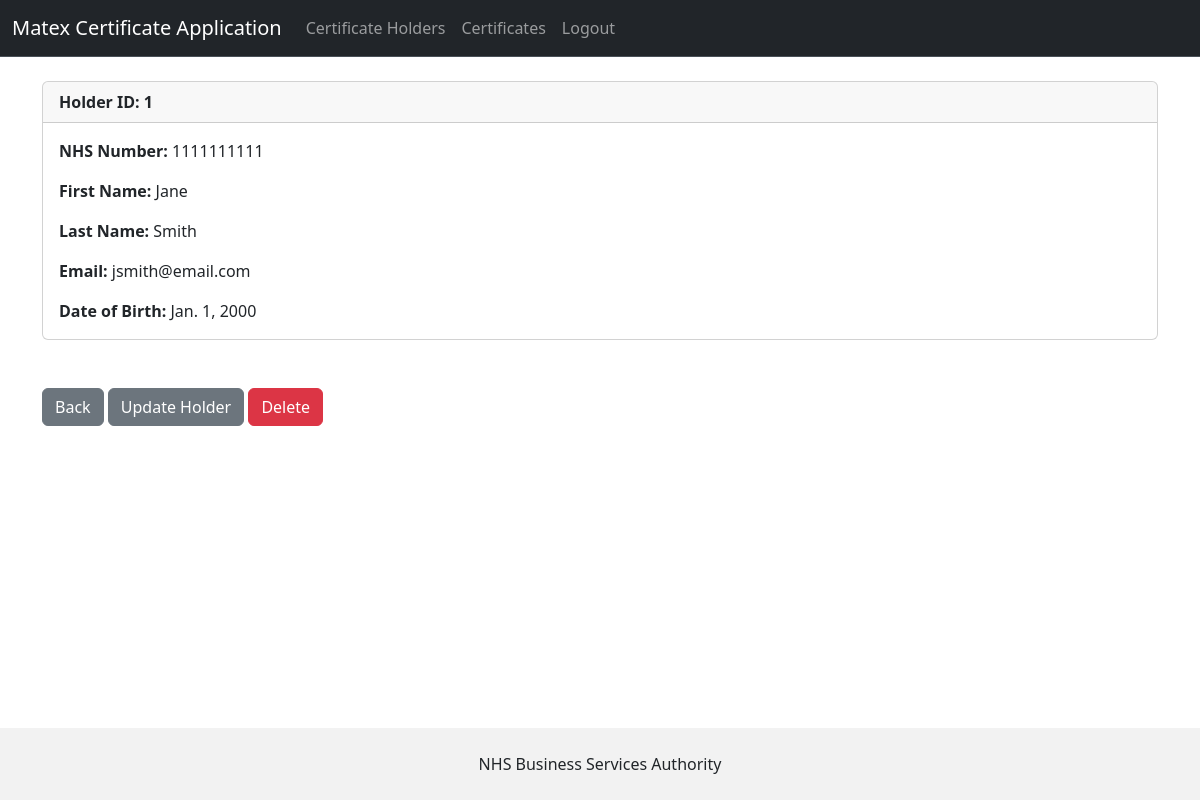
Screenshot of /holder-info/1/ (signed in) with the database file from the repository.
### matex_app/models.py (models this page shows, shortened)
class CertificateHolder(models.Model):
    nhs_number = models.IntegerField(validators=[MinValueValidator(1000000000), MaxValueValidator(9999999999)])
    first_name = models.CharField(max_length=50)
    last_name = models.CharField(max_length=50)
    email = models.EmailField()
    date_of_birth = models.DateField()

### matex_app/views.py (the view)
# urls.py: path('holder-info/<int:pk>/', views.holder_info, name='holder-info'),
def holder_info(request, pk):
    if request.user.is_authenticated:
        holder_record = CertificateHolder.objects.get(id=pk)
        return render(request, 'holder-info.html', {'holder_record': holder_record})
    else:
        messages.success(request, 'Please log in to view this page')
        return redirect('index')

### matex_app/templates/holder-info.html
{% extends 'base.html' %}
{% block content %}
<div class="card">
    <div class="card-header"><strong>
        Holder ID: {{ holder_record.id }}
       </strong>
    </div>
    <div class="card-body">
        <p class="card-text">
            <strong>NHS Number: </strong> {{ holder_record.nhs_number }}
        </p>
        <p class="card-text">
            <strong>First Name: </strong>{{ holder_record.first_name }}
        </p>
        <p class="card-text">
            <strong>Last Name: </strong>{{ holder_record.last_name }}
        </p>
        <p class="card-text">
            <strong>Email: </strong>{{ holder_record.email }}
        </p>
        <p class="card-text">
            <strong>Date of Birth: </strong>{{ holder_record.date_of_birth }}
        </p>
    </div>
</div>
<br/><br/>
<a href="{% url 'certificate-holders' %}" class="btn btn-secondary">Back</a>
<a href="{% url 'update-holder-info' holder_record.id %}" class="btn btn-secondary">Update Holder</a>
<a href="{% url 'delete-holder-info' holder_record.id %}" class="btn btn-danger">Delete</a>
{% endblock %}

### rows the page displays
CertificateHolder: id "1", nhs_number "1111111111", first_name "Jane", last_name "Smith", email "jsmith@email.com", date_of_birth "Jan. 1, 2000"
